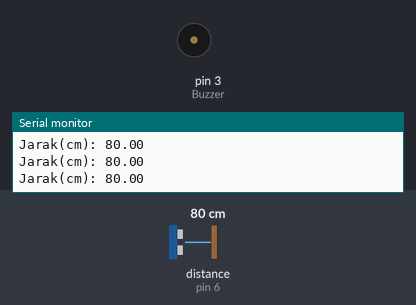
This sketch was run on a simulated Arduino Uno, built with avr-gcc and run on an emulated ATmega328P. Shown: buzzer (waves = sounding, pin HIGH), the last lines printed to the serial monitor. The test bench sets the inputs (shaded band); at power-on: distance to the obstacle (sensor on pin 6) 80 cm. The echo pulse lasts 58.3 µs per cm.

Above: at 1.2 s.
1.3 s: distance to the obstacle (sensor on pin 6) set to 17 cm
4.3 s: distance to the obstacle (sensor on pin 6) set to 13 cm
At 7.2 s:
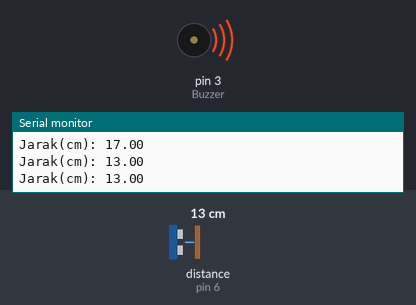
7.3 s: distance to the obstacle (sensor on pin 6) set to 18 cm
At 8.1 s:
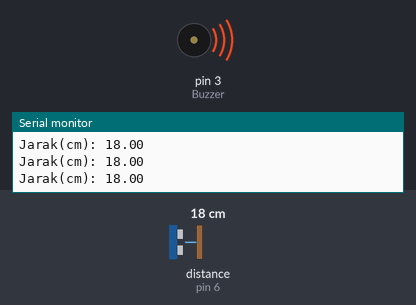
8.8 s: distance to the obstacle (sensor on pin 6) set to 12 cm
At 9.7 s:
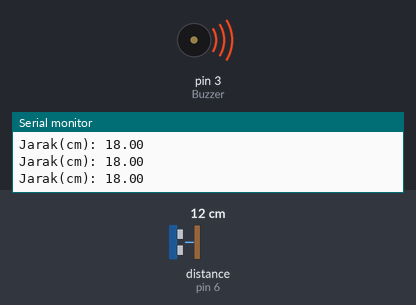
Timing chart, 0 to 12.8 s (numbered marks = the images above; inputs shaded):
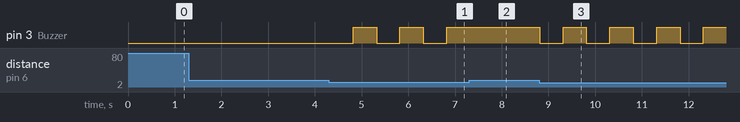

Measured:
- the behaviour switches between 15 and 14 cm on distance to the obstacle (sensor on pin 6) (found by bisection; images 0 and 1)
- after the input at 4.3 s, pin 3 (Buzzer): alternates HIGH for 0.50 s and LOW for 0.50 s, starting after 0.52 s
- after the input at 7.3 s, pin 3 (Buzzer): stays HIGH (without the input it goes to LOW after 0.03 s)
- after the input at 8.8 s, pin 3 (Buzzer): alternates HIGH for 0.50 s and LOW for 0.50 s, starting at once

The sketch:

Ultrasonik_Buzzer_Alarm.ino
```cpp
#include <HCSR04.h> //Memasukkan library HCSR04
int Buzzer = 3; //Membuat variabel Buzzer berisi 3
float jarak; //Membuat variabel jarak
HCSR04 hc(5,6); //Mendefinisikan pin D5 sebagai Trig dan D6 sebagai Echo

void setup(){
pinMode (Buzzer, OUTPUT); //Membuat pin Buzzer (Digital 3) sebagai output
Serial.begin(9600);
}

void loop(){
jarak = hc.dist(); //Memasukkan pembacaan sensor ke variabel jarak
if(jarak < 5){ //jika jarak < 5 cm maka

digitalWrite(Buzzer,LOW); //buzzer menyala selama
delay(100); //100 ms
digitalWrite(Buzzer,HIGH); //buzzer mati selama
delay(100); //100ms
}

else if(jarak < 10){ //jika jarak < 10 cm maka
digitalWrite(Buzzer,LOW); //buzzer menyala selama
delay(250); //250 ms
digitalWrite(Buzzer,HIGH); //buzzer mati selama
delay(250); //250 ms
}

else if(jarak < 15){ //jika jarak < 15 cm maka
digitalWrite(Buzzer,LOW); //buzzer menyala selama
delay(500); //500 ms
digitalWrite(Buzzer,HIGH); //buzzer mati selama
delay(500); //500 ms

}
Serial.print("Jarak(cm): ");
Serial.println(jarak);
}
```
